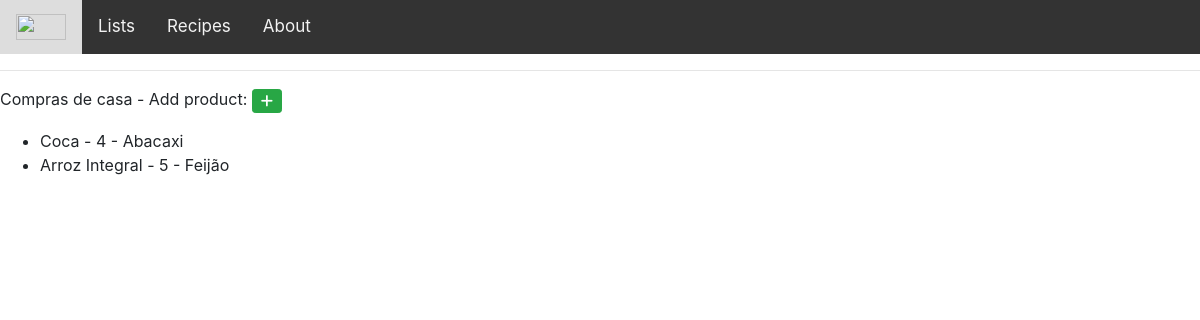
The app's page /show_list/2/, older data.
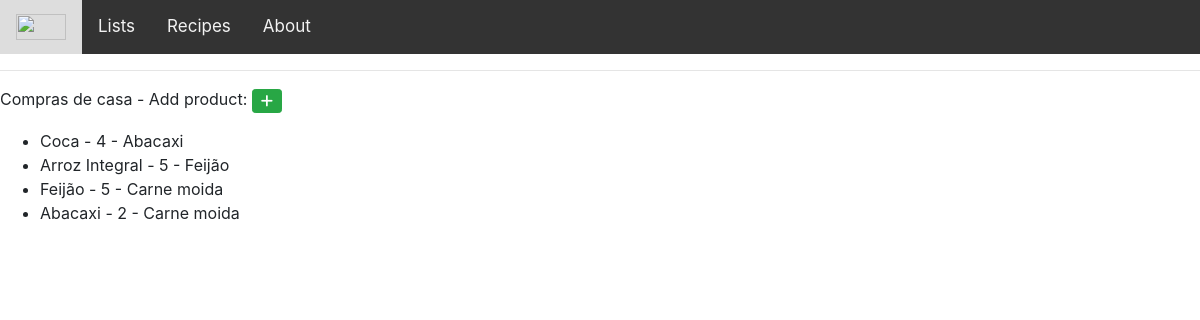
The same page, newer data.
### List/models.py (models this page shows, shortened)
class List_product(models.Model):
    product = models.ForeignKey(Product,related_name='prod', on_delete=models.SET_NULL, null=True)
    list = models.ForeignKey(List, on_delete=models.SET_NULL, null=True)
    quantity = models.IntegerField()
    product_second_option = models.ForeignKey(Product, related_name='secondOption', on_delete=models.SET_NULL, null=True)
    importance = models.IntegerField()

class Product(models.Model):
    name = models.CharField(max_length=50)
    description = models.CharField(max_length=100)
    category = models.ForeignKey(Category, on_delete=models.SET_NULL, null=True)

### List/views.py (the view)
# urls.py: path('show_list/<int:pk>/', views.show_list, name='show_list'),
def show_list(request,pk):
    list_products = List_product.objects.filter(list__id=pk)
    list = List.objects.get(id=pk)
    products = Product.objects.all()
    context = {
        'list_products': list_products,
        'list':list,
        'products': products,
    }
    return render(request, 'showlist.html', context)

### List/templates/showlist.html (shortened to what this page needs)
{% extends 'main.html' %}
{% block content %}
    {{list.name}} - Add product: <button class="btn btn-success btn-sm" data-toggle="modal" data-target="#ModalProduct" onclick="showModal()"><i class="fa fa-plus"></i></button><p></p>
    <ul>
    {% for prod in list_products %}
        <li> {{prod.product.name}} - {{prod.quantity}} - {{prod.product_second_option.name}}
        </li>
    {% endfor %}
    </ul>
{% endblock content %}

Row changes from the older to the newer data that the page shows:
added List_product: product.name "Feijão", quantity "5", product_second_option.name "Carne moida"
added List_product: product.name "Abacaxi", quantity "2", product_second_option.name "Carne moida"
